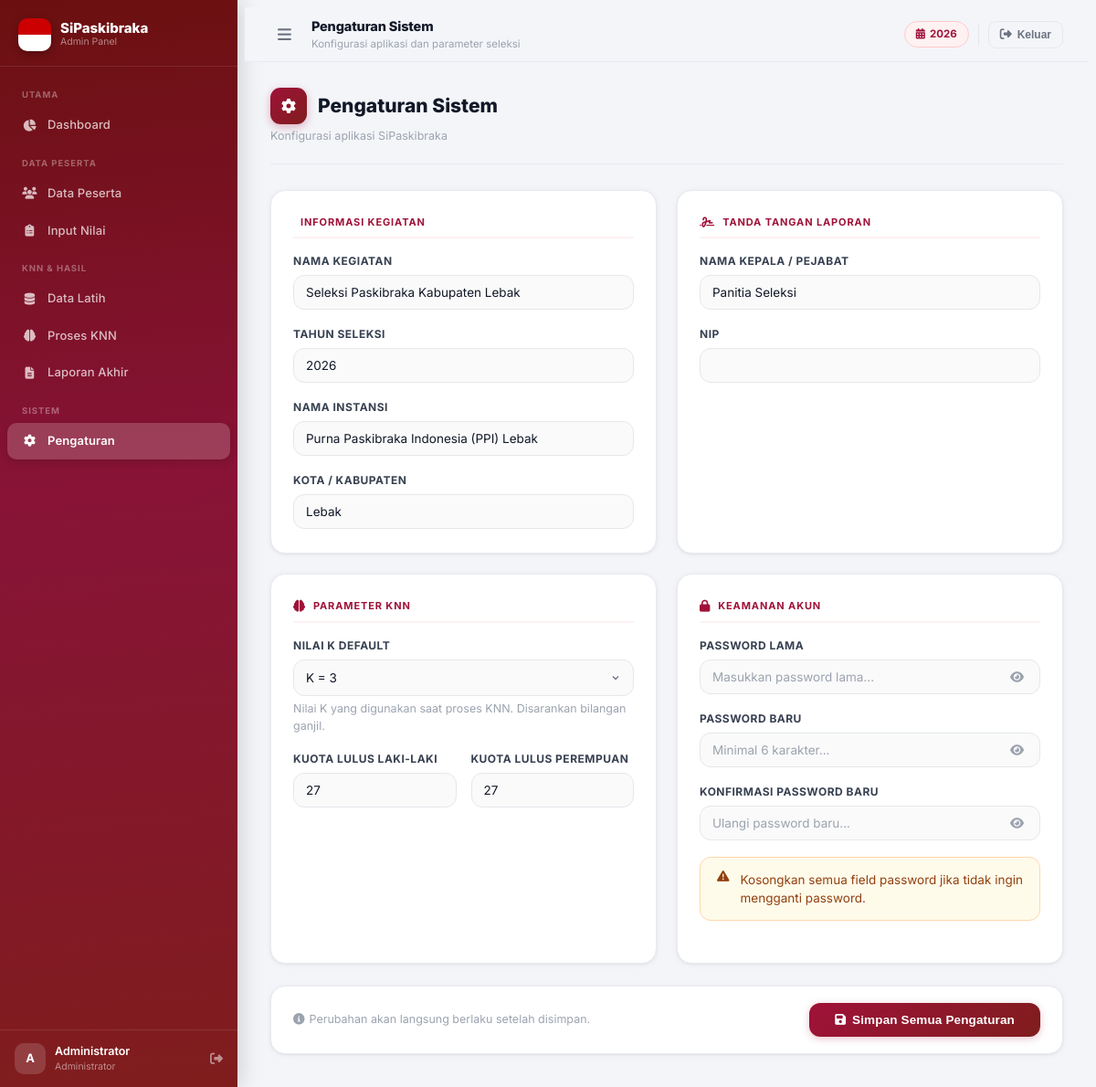
The page /admin/pengaturan.php (signed in) on the database its author committed.
### tables this page shows
CREATE TABLE `pengaturan` (
  `kunci` varchar(80) NOT NULL,
  `nilai` text NOT NULL,
  `updated_at` timestamp NOT NULL DEFAULT current_timestamp() ON UPDATE current_timestamp()
);

### config/auth.php (called while the page is built, shortened)
<?php
function isLoggedIn(): bool {
    return !empty($_SESSION['admin_id']);
}
function isSuperAdmin(): bool {
    return isLoggedIn() && ($_SESSION['role'] ?? '') === 'superadmin';
}

### config/db.php (called while the page is built, shortened)
<?php
function getDB(): PDO {
    static $pdo = null;
    if ($pdo === null) {
        try {
            $pdo = new PDO(
                "mysql:host=".DB_HOST.";dbname=".DB_NAME.";charset=".DB_CHARSET,
                DB_USER, DB_PASS,
                [
                    PDO::ATTR_ERRMODE            => PDO::ERRMODE_EXCEPTION,
                    PDO::ATTR_DEFAULT_FETCH_MODE => PDO::FETCH_ASSOC,
                    PDO::ATTR_EMULATE_PREPARES   => false,
                    PDO::MYSQL_ATTR_INIT_COMMAND => "SET NAMES utf8mb4 COLLATE utf8mb4_unicode_ci",
                ]
            );
        } catch (PDOException $e) {
            http_response_code(500);
            die('<div style="font:14px monospace;background:#fef2f2;color:#7f1d1d;padding:24px;border-radius:10px;margin:30px;">
                <strong>❌ Koneksi Database Gagal</strong><br><br>
                Periksa konfigurasi di <code>config/db.php</code><br>
                <small>'.htmlspecialchars($e->getMessage()).'</small>
            </div>');
        }
    }
    return $pdo;
}
function getSetting(string $key, string $default = ''): string {
    try {
        $s = getDB()->prepare("SELECT nilai FROM pengaturan WHERE kunci=? LIMIT 1");
        $s->execute([$key]);
        $r = $s->fetch();
        return $r ? $r['nilai'] : $default;
    } catch (Throwable $e) { return $default; }
}

### admin/pengaturan.php (the view, shortened to what this page needs)
<?php
require_once __DIR__ . '/../config/db.php';
require_once __DIR__ . '/../config/auth.php';
$_page = 'pengaturan';
$pageTitle    = 'Pengaturan Sistem';
$pageSubtitle = 'Konfigurasi aplikasi dan parameter seleksi';
$s = fn($k,$d='') => getSetting($k,$d);
include __DIR__ . '/../includes/layout.php';
?>
<div class="page-header">
  <div>
    <h2 class="page-title"><span class="icon"><i class="fas fa-cog"></i></span>Pengaturan Sistem</h2>
    <p class="page-subtitle">Konfigurasi aplikasi <?= APP_NAME ?></p>
  </div>
</div>
<form method="POST" id="formPengaturan">
  <div style="display:grid;grid-template-columns:1fr 1fr;gap:22px;">
    <div class="card" style="padding:26px 24px;">
      <div class="form-section"><i class="fas fa-calendar-star"></i> Informasi Kegiatan</div>
      <div class="form-group"><label class="form-label">Nama Kegiatan</label><input type="text" name="nama_kegiatan" class="form-control" value="<?= htmlspecialchars($s('nama_kegiatan','Seleksi Paskibraka')) ?>"></div>
      <div class="form-group"><label class="form-label">Tahun Seleksi</label><input type="number" name="tahun_seleksi" class="form-control" value="<?= htmlspecialchars($s('tahun_seleksi',date('Y'))) ?>" min="2000" max="2099"></div>
      <div class="form-group"><label class="form-label">Nama Instansi</label><input type="text" name="nama_instansi" class="form-control" value="<?= htmlspecialchars($s('nama_instansi','Dinas Pendidikan')) ?>"></div>
      <div class="form-group" style="margin:0;"><label class="form-label">Kota / Kabupaten</label><input type="text" name="kota" class="form-control" value="<?= htmlspecialchars($s('kota','')) ?>"></div>
    </div>
    <div class="card" style="padding:26px 24px;">
      <div class="form-section"><i class="fas fa-signature"></i> Tanda Tangan Laporan</div>
      <div class="form-group"><label class="form-label">Nama Kepala / Pejabat</label><input type="text" name="nama_kepala" class="form-control" value="<?= htmlspecialchars($s('nama_kepala','')) ?>"></div>
      <div class="form-group" style="margin:0;"><label class="form-label">NIP</label><input type="text" name="nip_kepala" class="form-control" value="<?= htmlspecialchars($s('nip_kepala','')) ?>"></div>
    </div>
    <div class="card" style="padding:26px 24px;">
      <div class="form-section"><i class="fas fa-brain"></i> Parameter KNN</div>
      <div class="form-group">
        <label class="form-label">Nilai K Default</label>
        <select name="k_value" class="form-control form-select">
          <?php for ($ki=1;$ki<=15;$ki+=2): ?><option value="<?=$ki?>" <?=(int)$s('k_value','3')===$ki?'selected':''?>>K = <?=$ki?></option><?php endfor; ?>
        </select>
        <p class="text-muted" style="margin-top:5px;">Nilai K yang digunakan saat proses KNN. Disarankan bilangan ganjil.</p>
      </div>
      <div class="form-row form-row-2">
        <div class="form-group"><label class="form-label">Kuota Lulus Laki-laki</label><input type="number" name="kuota_lulus_laki" class="form-control" min="0" value="<?= $s('kuota_lulus_laki','35') ?>"></div>
        <div class="form-group" style="margin:0;"><label class="form-label">Kuota Lulus Perempuan</label><input type="number" name="kuota_lulus_perempuan" class="form-control" min="0" value="<?= $s('kuota_lulus_perempuan','35') ?>"></div>
      </div>
    </div>
    <div class="card" style="padding:26px 24px;">
      <div class="form-section"><i class="fas fa-lock"></i> Keamanan Akun</div>
      <div class="form-group">
        <label class="form-label">Password Lama</label>
        <div style="position:relative;">
          <input type="password" name="password_lama" id="passLama" class="form-control" placeholder="Masukkan password lama..." autocomplete="current-password" style="padding-right:40px;">
          <button type="button" onclick="togglePassVis('passLama','eyeLama')" style="position:absolute;right:12px;top:50%;transform:translateY(-50%);background:none;border:none;cursor:pointer;color:#9ca3af;"><i class="fas fa-eye" id="eyeLama"></i></button>
        </div>
      </div>
      <div class="form-group">
        <label class="form-label">Password Baru</label>
        <div style="position:relative;">
          <input type="password" name="password_baru" id="passBaru" class="form-control" placeholder="Minimal 6 karakter..." autocomplete="new-password" style="padding-right:40px;" oninput="cekKekuatan(this.value)">
          <button type="button" onclick="togglePassVis('passBaru','eyeBaru')" style="position:absolute;right:12px;top:50%;transform:translateY(-50%);background:none;border:none;cursor:pointer;color:#9ca3af;"><i class="fas fa-eye" id="eyeBaru"></i></button>
        </div>
      </div>
      <div class="form-group">
        <label class="form-label">Konfirmasi Password Baru</label>
        <div style="position:relative;">
          <input type="password" name="konfirmasi_password" id="passKonfirm" class="form-control" placeholder="Ulangi password baru..." autocomplete="new-password" style="padding-right:40px;" oninput="cekKonfirmasi()">
          <button type="button" onclick="togglePassVis('passKonfirm','eyeKonfirm')" style="position:absolute;right:12px;top:50%;transform:translateY(-50%);background:none;border:none;cursor:pointer;color:#9ca3af;"><i class="fas fa-eye" id="eyeKonfirm"></i></button>
        </div>
      </div>
      <div class="alert alert-warning" style="margin-top:8px;">
        <i class="fas fa-triangle-exclamation"></i> Kosongkan semua field password jika tidak ingin mengganti password.
      </div>
    </div>
  </div>
  <div style="margin-top:24px;display:flex;justify-content:space-between;align-items:center;padding:18px 24px;background:#fff;border-radius:var(--radius-lg);border:1px solid var(--border);box-shadow:var(--shadow-sm);">
    <p style="margin:0;font-size:12.5px;color:var(--text-4);"><i class="fas fa-info-circle" style="margin-right:5px;"></i>Perubahan akan langsung berlaku setelah disimpan.</p>
    <button type="submit" class="btn btn-primary" style="padding:11px 28px;font-size:13.5px;">
      <i class="fas fa-save"></i> Simpan Semua Pengaturan
    </button>
  </div>
</form>
<?php include __DIR__ . '/../includes/layout_end.php'; ?>

### includes/layout.php (shortened to what this page needs)
<!DOCTYPE html>
<html lang="id">
<head>
  <link rel="stylesheet" href="https://cdnjs.cloudflare.com/ajax/libs/font-awesome/6.5.0/css/all.min.css">
  <link rel="stylesheet" href="https://cdn.datatables.net/1.13.8/css/jquery.dataTables.min.css">
  <link rel="stylesheet" href="https://cdn.jsdelivr.net/npm/select2@4.1.0-rc.0/dist/css/select2.min.css">
  <link rel="stylesheet" href="<?= BASE_URL ?>/assets/css/app.css">
</head>
<body>
<aside id="sidebar">
  <div class="sidebar-logo-wrap" style="padding:20px 20px 16px; border-bottom:1px solid rgba(255,255,255,.1); display:flex; align-items:center; gap:10px;">
    <div style="width:36px;height:36px;border-radius:10px;overflow:hidden;display:flex;flex-direction:column;box-shadow:0 2px 8px rgba(0,0,0,.3);flex-shrink:0;">
      <div style="width:100%;height:50%;background:#CC0001;"></div>
      <div style="width:100%;height:50%;background:#ffffff;"></div>
    </div>
    <div class="sidebar-logo-text" style="flex:1;">
      <div style="color:#fff;font-weight:800;font-size:15px;line-height:1.1;"><?= APP_NAME ?></div>
      <div style="color:rgba(255,255,255,.5);font-size:10.5px;line-height:1.2;">Admin Panel</div>
    </div>
  </div>
  <nav style="flex:1;padding:10px 0;overflow-y:auto;overflow-x:hidden;scrollbar-width:none;">
    <?php if (isSuperAdmin()): ?>
    <div class="nav-section">Super Admin</div>
    <a href="<?= BASE_URL ?>/admin/super_admin.php" class="nav-item <?= ($_page??'')==='super_admin'?'active':'' ?>" data-label="Kelola Akun Admin">
      <i class="fas fa-user-shield nav-icon"></i> <span class="nav-label">Kelola Akun Admin</span>
    </a>
    <a href="<?= BASE_URL ?>/admin/log.php" class="nav-item <?= ($_page??'')==='log'?'active':'' ?>" data-label="Log Aktivitas">
      <i class="fas fa-history nav-icon"></i> <span class="nav-label">Log Aktivitas</span>
    </a>
    <?php else: ?>
    <div class="nav-section">Utama</div>
    <a href="<?= BASE_URL ?>/admin/dashboard.php" class="nav-item <?= ($_page??'')==='dashboard'?'active':'' ?>" data-label="Dashboard">
      <i class="fas fa-chart-pie nav-icon"></i> <span class="nav-label">Dashboard</span>
    </a>
    <div class="nav-section">Data Peserta</div>
    <a href="<?= BASE_URL ?>/admin/peserta.php" class="nav-item <?= ($_page??'')==='peserta'?'active':'' ?>" data-label="Data Peserta">
      <i class="fas fa-users nav-icon"></i> <span class="nav-label">Data Peserta</span>
    </a>
    <a href="<?= BASE_URL ?>/admin/nilai.php" class="nav-item <?= ($_page??'')==='nilai'?'active':'' ?>" data-label="Input Nilai">
      <i class="fas fa-clipboard-list nav-icon"></i> <span class="nav-label">Input Nilai</span>
    </a>
    <div class="nav-section">KNN & Hasil</div>
    <a href="<?= BASE_URL ?>/admin/data_latih.php" class="nav-item <?= ($_page??'')==='data_latih'?'active':'' ?>" data-label="Data Latih">
      <i class="fas fa-database nav-icon"></i> <span class="nav-label">Data Latih</span>
    </a>
    <a href="<?= BASE_URL ?>/admin/proses_knn.php" class="nav-item <?= ($_page??'')==='proses_knn'?'active':'' ?>" data-label="Proses KNN">
      <i class="fas fa-brain nav-icon"></i> <span class="nav-label">Proses KNN</span>
    </a>
    <a href="<?= BASE_URL ?>/admin/laporan.php" class="nav-item <?= ($_page??'')==='laporan'?'active':'' ?>" data-label="Laporan Akhir">
      <i class="fas fa-file-alt nav-icon"></i> <span class="nav-label">Laporan Akhir</span>
    </a>
    <div class="nav-section">Sistem</div>
    <a href="<?= BASE_URL ?>/admin/pengaturan.php" class="nav-item <?= ($_page??'')==='pengaturan'?'active':'' ?>" data-label="Pengaturan">
      <i class="fas fa-cog nav-icon"></i> <span class="nav-label">Pengaturan</span>
    </a>
    <?php endif; ?>
  </nav>
  <div style="border-top:1px solid rgba(255,255,255,.1);">
    <div class="sidebar-user-wrap" style="display:flex;align-items:center;gap:10px;padding:14px 16px;">
      <div style="width:34px;height:34px;border-radius:10px;background:rgba(255,255,255,.15);display:flex;align-items:center;justify-content:center;color:#fff;font-weight:700;font-size:13px;flex-shrink:0;">
        <?= strtoupper(mb_substr($_SESSION['nama']??'A',0,1)) ?>
      </div>
      <div class="sidebar-user-name" style="flex:1;min-width:0;">
        <div style="color:#fff;font-weight:600;font-size:12.5px;overflow:hidden;text-overflow:ellipsis;white-space:nowrap;"><?= htmlspecialchars($_SESSION['nama']??'Admin') ?></div>
        <div class="sidebar-user-role" style="color:rgba(255,255,255,.5);font-size:10.5px;"><?= isSuperAdmin() ? '👑 Super Admin' : 'Administrator' ?></div>
      </div>
      <a href="javascript:void(0)" onclick="konfirmasiLogout()" title="Logout" class="sidebar-user-logout"
         style="color:rgba(255,255,255,.5);font-size:14px;transition:color .15s;" onmouseover="this.style.color='#fca5a5'" onmouseout="this.style.color='rgba(255,255,255,.5)'">
        <i class="fas fa-sign-out-alt"></i>
      </a>
    </div>
  </div>
</aside>
<div id="main-content">
  <header id="topbar">
    <div style="display:flex;align-items:center;gap:14px;">
      <button id="btn-menu"
        style="background:none;border:none;cursor:pointer;padding:7px 8px;border-radius:9px;color:#6b7280;font-size:17px;display:flex;align-items:center;transition:background .15s,color .15s;"
        onmouseover="this.style.background='#f3f4f6';this.style.color='#9f1239'"
        onmouseout="this.style.background='none';this.style.color='#6b7280'"
        title="Toggle Sidebar">
        <i class="fas fa-bars"></i>
      </button>
      <div>
        <h1 style="font-size:14.5px;font-weight:800;color:#111827;margin:0;letter-spacing:-.01em;"><?= $pageTitle ?? 'Dashboard' ?></h1>
        <?php if (!empty($pageSubtitle)): ?>
        <p style="font-size:11.5px;color:#9ca3af;margin:1px 0 0;"><?= $pageSubtitle ?></p>
        <?php endif; ?>
      </div>
    </div>
    <div style="display:flex;align-items:center;gap:10px;">
      <div class="tahun-badge" style="font-size:11.5px;font-weight:700;color:#9f1239;background:linear-gradient(135deg,#fef2f2,#fff1f2);padding:5px 12px;border-radius:20px;border:1px solid #fecaca;display:flex;align-items:center;gap:5px;">
        <i class="fas fa-calendar-alt"></i><?= getSetting('tahun_seleksi',date('Y')) ?>
      </div>
      <button onclick="konfirmasiLogout()" class="no-print"
        style="background:none;border:1.5px solid #e5e7eb;border-radius:9px;padding:7px 12px;cursor:pointer;color:#6b7280;font-size:13px;display:flex;align-items:center;gap:6px;font-weight:600;transition:all .15s;"
        onmouseover="this.style.borderColor='#fca5a5';this.style.color='#9f1239';this.style.background='#fef2f2'"
        onmouseout="this.style.borderColor='#e5e7eb';this.style.color='#6b7280';this.style.background='none'"
        title="Logout">
        <i class="fas fa-sign-out-alt"></i>
        <span style="font-size:12px;">Keluar</span>
      </button>
    </div>
  </header>
  <main>

### rows shown on the page
pengaturan: tahun_seleksi "2026"
pengaturan: nama_kegiatan "Seleksi Paskibraka Kabupaten Lebak"
pengaturan: nama_instansi "Purna Paskibraka Indonesia (PPI) Lebak"
pengaturan: kota "Lebak"
pengaturan: nama_kepala "Panitia Seleksi"
pengaturan: k_value "K = 3"
pengaturan: kuota_lulus_laki "27"
pengaturan: kuota_lulus_perempuan "27"

### other values the page prints
APP_NAME "SiPaskibraka"
mb_substr($_SESSION['nama']??'A',0,1) "A"
$_SESSION['nama'] "Administrator"
$pageTitle "Pengaturan Sistem"
$pageSubtitle "Konfigurasi aplikasi dan parameter seleksi"
